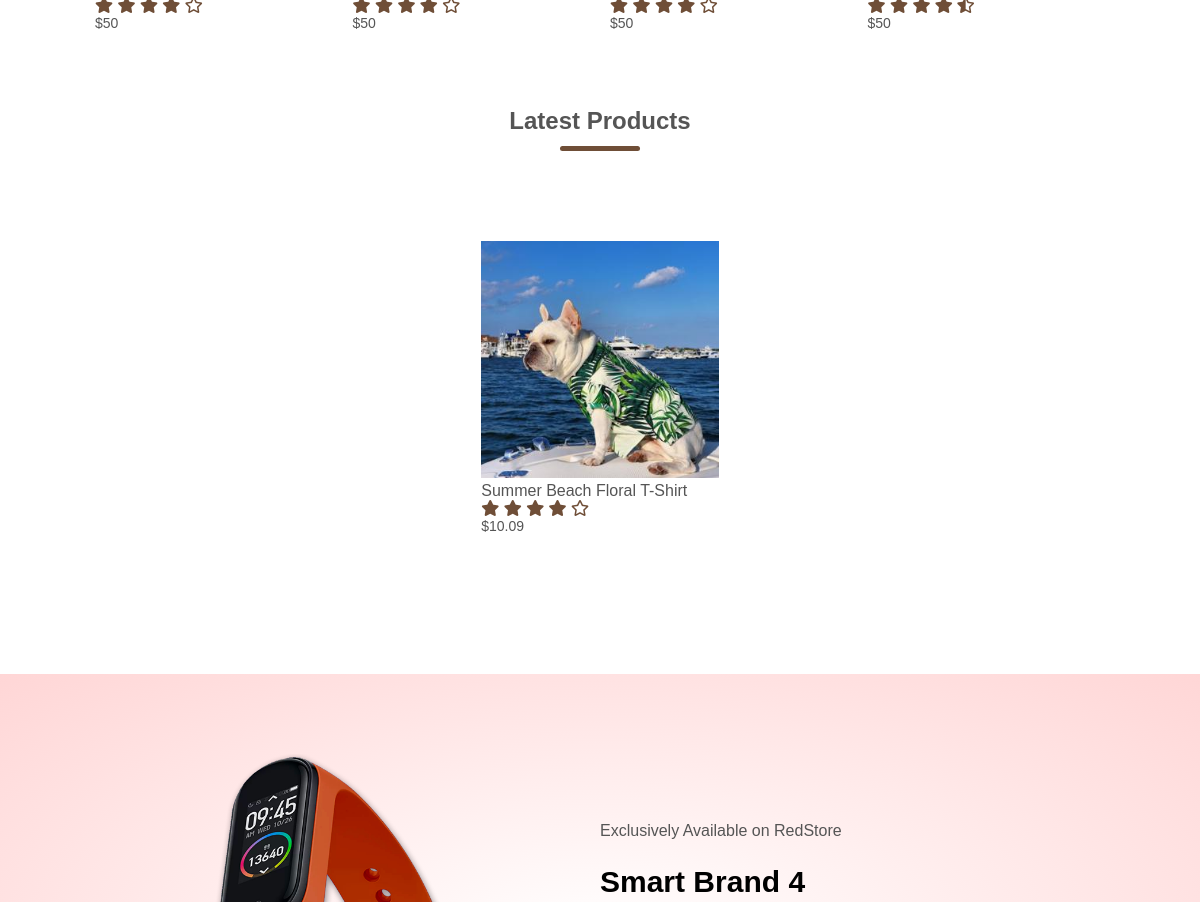
Before: / (middle part) with the older database file.
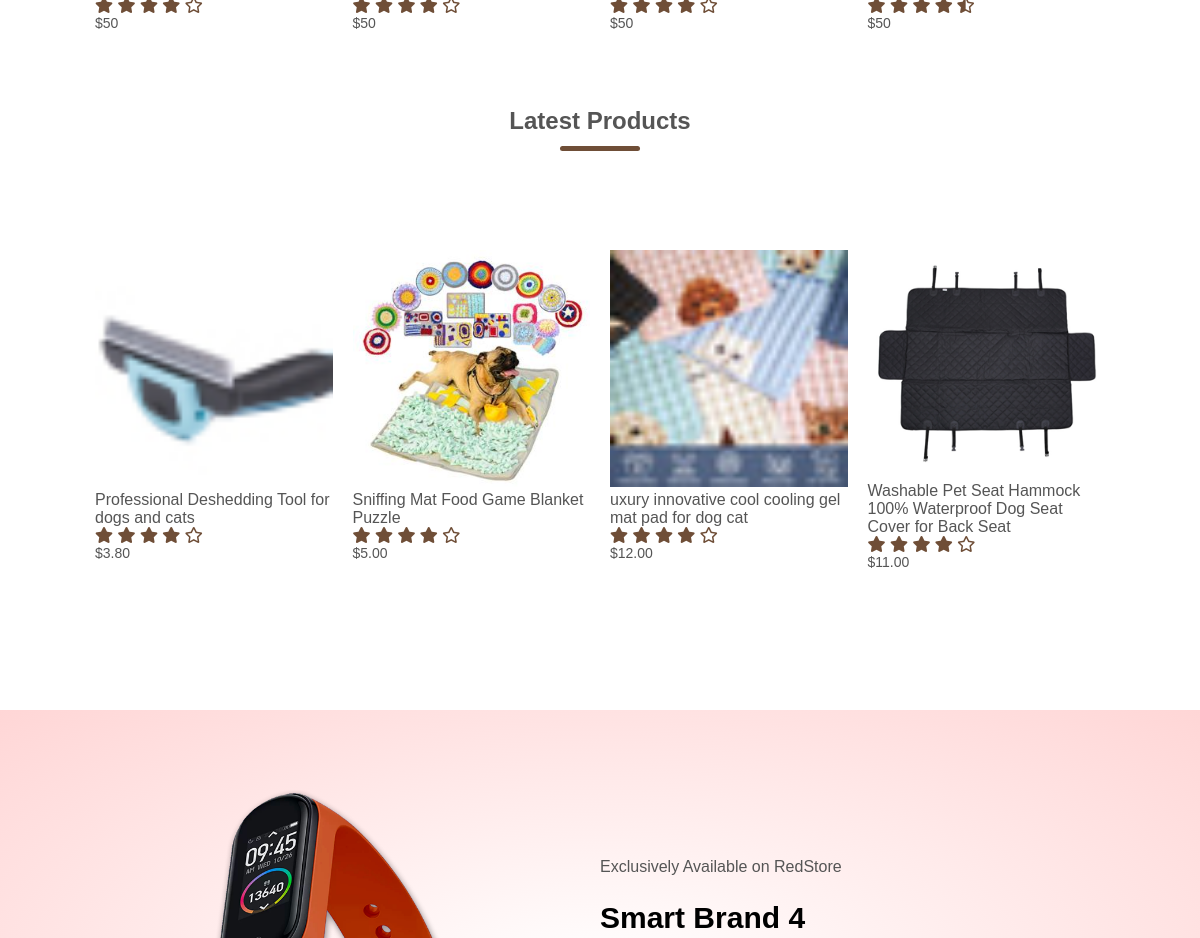
After: the same page with the newer database file.
### store/models.py (models this page shows, shortened)
class Product(models.Model):
    name = models.CharField(max_length=255)
    price = models.DecimalField(max_digits=6, decimal_places=2)
    keyword = models.CharField(max_length=255)
    date_added = models.DateTimeField(default=timezone.now)
    image = models.ImageField(upload_to='products')
    description = models.TextField()
    def image_tag(self):
        return mark_safe(f'<img src="{self.image.url}" height="50">')
    image_tag.short_description = "Product Image"

### store/views.py (the view)
# urls.py: path('', views.home, name='store-home'),
def home(request):
    context = {
        'title': 'Home',
        'products': Product.objects.all(),
        'latest_products': Product.objects.order_by('-date_added')[:4]
    }
    return render(request, 'store/home.html', context)

### store/templates/store/home.html (shortened to what this page needs)
{% extends "store/base.html" %}
{% load static %}
{% block content %}
    <div class="small-container">
        <div class="row">
            <div class="col-4">
                <div class="rating">
                    <i class="fas fa-star" aria-hidden="true"></i>
                    <i class="fas fa-star" aria-hidden="true"></i>
                    <i class="fas fa-star" aria-hidden="true"></i>
                    <i class="fas fa-star" aria-hidden="true"></i>
                    <i class="far fa-star" aria-hidden="true"></i>
                </div>
                <p>$50</p>
            </div>
            <div class="col-4">
                <div class="rating">
                    <i class="fas fa-star" aria-hidden="true"></i>
                    <i class="fas fa-star" aria-hidden="true"></i>
                    <i class="fas fa-star" aria-hidden="true"></i>
                    <i class="fas fa-star" aria-hidden="true"></i>
                    <i class="far fa-star" aria-hidden="true"></i>
                </div>
                <p>$50</p>
            </div>
            <div class="col-4">
                <div class="rating">
                    <i class="fas fa-star" aria-hidden="true"></i>
                    <i class="fas fa-star" aria-hidden="true"></i>
                    <i class="fas fa-star" aria-hidden="true"></i>
                    <i class="fas fa-star" aria-hidden="true"></i>
                    <i class="far fa-star" aria-hidden="true"></i>
                </div>
                <p>$50</p>
            </div>
            <div class="col-4">
                <div class="rating">
                    <i class="fas fa-star" aria-hidden="true"></i>
                    <i class="fas fa-star" aria-hidden="true"></i>
                    <i class="fas fa-star" aria-hidden="true"></i>
                    <i class="fas fa-star" aria-hidden="true"></i>
                    <i class="fas fa-star-half-alt"></i>
                </div>
                <p>$50</p>
            </div>
        </div>
        <h2 class="title">Latest Products</h2>
        <div class="row">
            {% for product in latest_products %}
                <div class="col-4">
                    <img src="{{ product.image.url }}" alt="">
                    <h4>{{ product.name }}</h4>
                    <div class="rating">
                        <i class="fas fa-star" aria-hidden="true"></i>
                        <i class="fas fa-star" aria-hidden="true"></i>
                        <i class="fas fa-star" aria-hidden="true"></i>
                        <i class="fas fa-star" aria-hidden="true"></i>
                        <i class="far fa-star" aria-hidden="true"></i>
                    </div>
                    <p>${{ product.price }}</p>
                </div>
            {% endfor %}
        </div>
    </div>
    <div class="offer">
        <div class="small-container">
            <div class="row">
                <div class="col-2">
                    <img src="{% static 'store/images/exclusive.png' %}" class="offer-img" alt="">
                </div>
                <div class="col-2">
                    <p>Exclusively Available on RedStore</p>
                    <h1>Smart Brand 4</h1>
                </div>
            </div>
        </div>
    </div>
{% endblock content %}

Changed rows visible on the page:
no longer on this page (row unchanged): Product: image (picture), name "Summer Beach Floral T-Shirt", price "10.09"
added Product: image (picture), name "Professional Deshedding Tool for dogs and cats", price "3.80"
added Product: image (picture), name "Sniffing Mat Food Game Blanket Puzzle", price "5.00"
added Product: image (picture), name "uxury innovative cool cooling gel mat pad for dog cat", price "12.00"
added Product: image (picture), name "Washable Pet Seat Hammock 100% Waterproof Dog Seat Cover for Back Seat", price "11.00"
